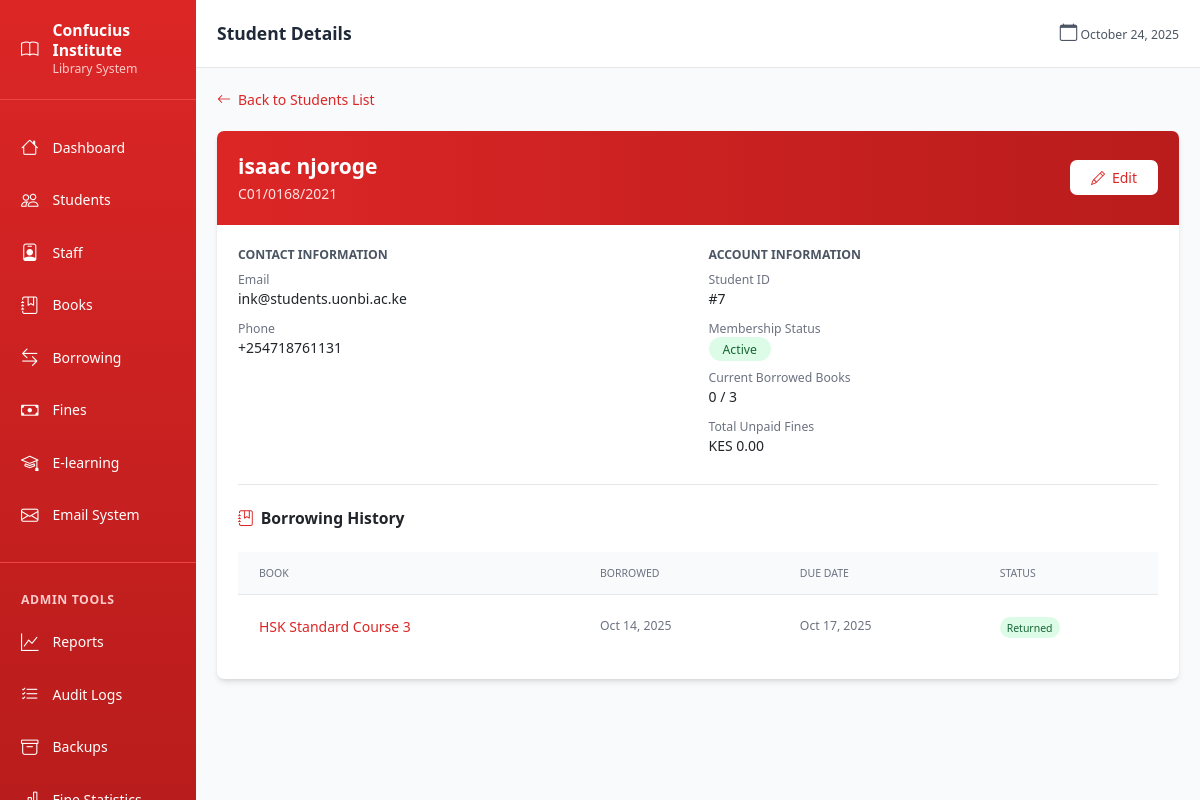
/students/7 (signed in), run on the app's committed database.
### models.py (models this page shows, shortened)
class Student(db.Model):
    id = db.Column(db.Integer, primary_key=True)
    name = db.Column(db.String(100), nullable=False)
    registration_number = db.Column(db.String(50), unique=True, nullable=True)  # UoN students
    id_number = db.Column(db.String(20), unique=True, nullable=True)  # Kenyan non-UoN
    passport_number = db.Column(db.String(20), unique=True, nullable=True)  # International
    email = db.Column(db.String(120), nullable=False)
    phone = db.Column(db.String(20))
    membership_status = db.Column(db.String(20), default='active')  # active, suspended, expired
    created_at = db.Column(db.DateTime, default=datetime.utcnow)
    borrow_records = db.relationship('BorrowRecord', backref='student_ref', lazy=True)
    fines = db.relationship('Fine', backref='student_ref', lazy=True)
    @property
    def identifier(self):
        if self.registration_number:
            return self.registration_number
        elif self.id_number:
            return self.id_number
        else:
            return self.passport_number
    @property
    def current_borrowed_count(self):
        return BorrowRecord.query.filter_by(student_id=self.id, returned_at=None).count()
    @property
    def total_fines(self):
        return sum(fine.amount for fine in self.fines if not fine.paid)

class BorrowRecord(db.Model):
    id = db.Column(db.Integer, primary_key=True)
    book_id = db.Column(db.Integer, db.ForeignKey('book.id'), nullable=False)
    student_id = db.Column(db.Integer, db.ForeignKey('student.id'), nullable=True)
    staff_id = db.Column(db.Integer, db.ForeignKey('staff.id'), nullable=True)
    borrowed_at = db.Column(db.DateTime, default=datetime.utcnow)
    due_date = db.Column(db.DateTime, nullable=False)
    returned_at = db.Column(db.DateTime, nullable=True)
    notes = db.Column(db.Text)

class Book(db.Model):
    id = db.Column(db.Integer, primary_key=True)
    title = db.Column(db.String(200), nullable=False)
    author = db.Column(db.String(200))
    publisher = db.Column(db.String(200))
    isbn = db.Column(db.String(20), unique=True, nullable=True)
    unique_id = db.Column(db.String(50), unique=True, nullable=False)
    category_id = db.Column(db.Integer, db.ForeignKey('category.id'), nullable=True)
    total_copies = db.Column(db.Integer, default=1)
    shelf_location = db.Column(db.String(50))
    created_at = db.Column(db.DateTime, default=datetime.utcnow)
    borrow_records = db.relationship('BorrowRecord', backref='book_ref', lazy=True)

### blueprints/students.py (the view)
@students_bp.route('/<int:student_id>')
@login_required
def view_student(student_id):
    student = Student.query.get_or_404(student_id)
    borrow_history = BorrowRecord.query.filter_by(student_id=student_id).order_by(BorrowRecord.borrowed_at.desc()).all()
    unpaid_fines = Fine.query.filter_by(student_id=student_id, paid=False).all()
    return render_template('students/detail.html',
                         student=student,
                         borrow_history=borrow_history,
                         unpaid_fines=unpaid_fines)

### templates/students/detail.html (shortened to what this page needs)
{% extends 'base.html' %}
{% block page_header %}Student Details{% endblock %}
{% block content %}
<div class="max-w-6xl mx-auto">
    <div class="mb-6">
        <a href="{{ url_for('students.list_students') }}" class="inline-flex items-center text-red-600 hover:text-red-700">
            <i class="bi bi-arrow-left mr-2"></i>Back to Students List
        </a>
    </div>
    <div class="bg-white rounded-lg shadow-md overflow-hidden">
        <div class="bg-gradient-to-r from-red-600 to-red-700 p-6 text-white">
            <div class="flex items-center justify-between">
                <div>
                    <h2 class="text-2xl font-bold">{{ student.name }}</h2>
                    <p class="text-red-100 mt-1">{{ student.identifier }}</p>
                </div>
                <a href="{{ url_for('students.edit_student', student_id=student.id) }}" class="bg-white text-red-600 px-4 py-2 rounded-lg hover:bg-red-50 transition">
                    <i class="bi bi-pencil mr-2"></i>Edit
                </a>
            </div>
        </div>
        <div class="p-6">
            <div class="grid grid-cols-1 md:grid-cols-2 gap-6 mb-8">
                <div>
                    <h3 class="text-sm font-semibold text-gray-600 uppercase mb-2">Contact Information</h3>
                    <div class="space-y-3">
                        <div>
                            <p class="text-sm text-gray-500">Email</p>
                            <p class="font-medium">{{ student.email or 'Not provided' }}</p>
                        </div>
                        <div>
                            <p class="text-sm text-gray-500">Phone</p>
                            <p class="font-medium">{{ student.phone or 'Not provided' }}</p>
                        </div>
                    </div>
                </div>
                <div>
                    <h3 class="text-sm font-semibold text-gray-600 uppercase mb-2">Account Information</h3>
                    <div class="space-y-3">
                        <div>
                            <p class="text-sm text-gray-500">Student ID</p>
                            <p class="font-medium">#{{ student.id }}</p>
                        </div>
                        <div>
                            <p class="text-sm text-gray-500">Membership Status</p>
                            <p class="font-medium">
                                <span class="px-3 py-1 rounded-full text-sm {% if student.membership_status == 'active' %}bg-green-100 text-green-800{% else %}bg-yellow-100 text-yellow-800{% endif %}">
                                    {{ student.membership_status.title() }}
                                </span>
                            </p>
                        </div>
                        <div>
                            <p class="text-sm text-gray-500">Current Borrowed Books</p>
                            <p class="font-medium">{{ student.current_borrowed_count }} / 3</p>
                        </div>
                        <div>
                            <p class="text-sm text-gray-500">Total Unpaid Fines</p>
                            <p class="font-medium">KES {{ "%.2f"|format(student.total_fines) }}</p>
                        </div>
                    </div>
                </div>
            </div>
            <div class="border-t pt-6">
                <h3 class="text-lg font-semibold mb-4 flex items-center">
                    <i class="bi bi-journal-bookmark text-red-600 mr-2"></i>
                    Borrowing History
                </h3>
                {% if borrow_history %}
                <div class="overflow-x-auto">
                    <table class="min-w-full divide-y divide-gray-200">
                        <thead class="bg-gray-50">
                            <tr>
                                <th class="px-6 py-3 text-left text-xs font-medium text-gray-500 uppercase">Book</th>
                                <th class="px-6 py-3 text-left text-xs font-medium text-gray-500 uppercase">Borrowed</th>
                                <th class="px-6 py-3 text-left text-xs font-medium text-gray-500 uppercase">Due Date</th>
                                <th class="px-6 py-3 text-left text-xs font-medium text-gray-500 uppercase">Status</th>
                            </tr>
                        </thead>
                        <tbody class="bg-white divide-y divide-gray-200">
                            {% for record in borrow_history %}
                            <tr class="hover:bg-gray-50">
                                <td class="px-6 py-4">
                                    <a href="{{ url_for('books.view_book', book_id=record.book_ref.id) }}" class="text-red-600 hover:text-red-700">
                                        {{ record.book_ref.title }}
                                    </a>
                                </td>
                                <td class="px-6 py-4 text-sm text-gray-500">{{ record.borrowed_at.strftime('%b %d, %Y') }}</td>
                                <td class="px-6 py-4 text-sm text-gray-500">{{ record.due_date.strftime('%b %d, %Y') }}</td>
                                <td class="px-6 py-4">
                                    {% if record.returned_at %}
                                        <span class="px-2 py-1 text-xs font-medium rounded-full bg-green-100 text-green-800">Returned</span>
                                    {% elif record.is_overdue %}
                                        <span class="px-2 py-1 text-xs font-medium rounded-full bg-red-100 text-red-800">Overdue ({{ record.days_overdue }} days)</span>
                                    {% else %}
                                        <span class="px-2 py-1 text-xs font-medium rounded-full bg-blue-100 text-blue-800">Active</span>
                                    {% endif %}
                                </td>
                            </tr>
                            {% endfor %}
                        </tbody>
                    </table>
                </div>
                {% else %}
                <div class="text-center py-8 text-gray-500">
                    <i class="bi bi-inbox text-4xl mb-2"></i>
                    <p>No borrowing history found</p>
                </div>
                {% endif %}
            </div>
        </div>
    </div>
</div>
{% endblock %}

### templates/base.html (style rules this page uses)
:root { font-size: 14px; }

### data on the page
Student: name "isaac njoroge", identifier "C01/0168/2021", email "ink@students.uonbi.ac.ke", phone "+254718761131", id "7", membership_status "Active"
BorrowRecord: book_ref "HSK Standard Course 3", borrowed_at "Oct 14, 2025", due_date "Oct 17, 2025", shows "Returned"

### other printed values
{{ student.current_borrowed_count }} "0"
{{ "%.2f"|format(student.total_fines) }} "0.00"
